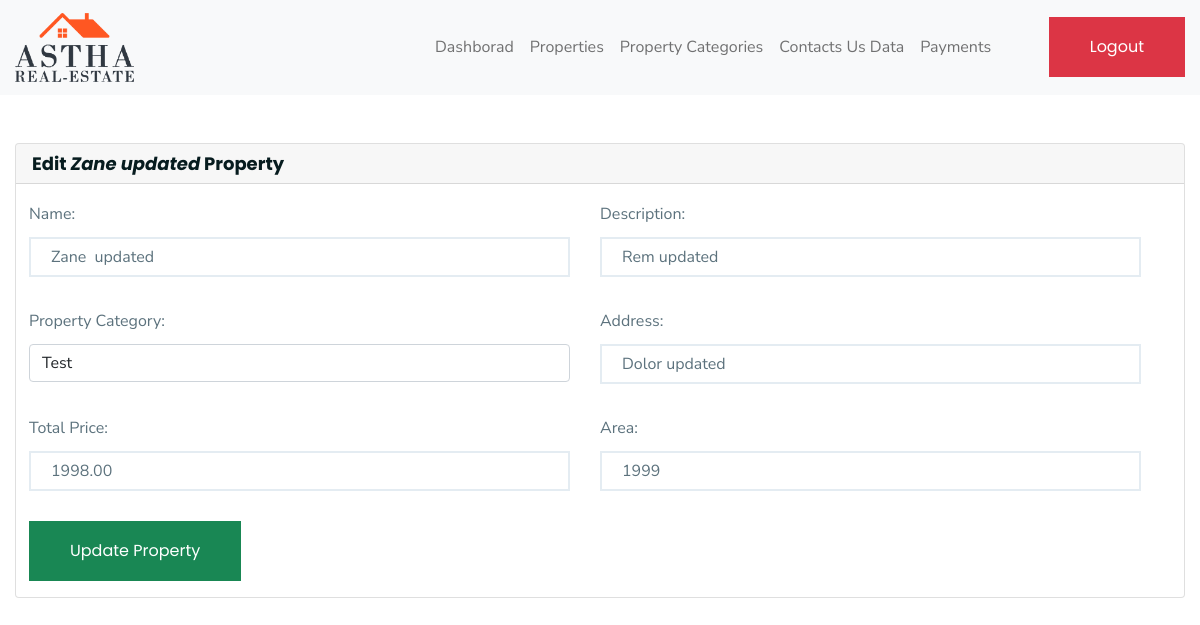
The app's page /admin/edit_property.php?id=9 (signed in) with its own data.
### tables this page shows
CREATE TABLE `properties` (
  `id` bigint UNSIGNED NOT NULL,
  `name` varchar(255) NOT NULL,
  `description` varchar(255) DEFAULT NULL,
  `categoryId` bigint UNSIGNED NOT NULL,
  `address` varchar(255) DEFAULT NULL,
  `googleMapAddress` varchar(255) DEFAULT NULL,
  `totalPrice` double(10,2) DEFAULT NULL,
  `area` double DEFAULT NULL,
  `date_created` datetime NOT NULL DEFAULT CURRENT_TIMESTAMP,
  `image_1` varchar(255) DEFAULT NULL,
  `image_2` varchar(255) DEFAULT NULL,
  `image_3` varchar(255) DEFAULT NULL,
  `image_4` varchar(255) DEFAULT NULL,
  `image_5` varchar(255) DEFAULT NULL
);

CREATE TABLE `categories` (
  `id` bigint UNSIGNED NOT NULL,
  `name` varchar(255) NOT NULL
);

### admin/edit_property.php (the view, shortened to what this page needs)
<?php require_once 'nav.php' ?>
<?php
$categories = [];
$sql = "SELECT * from categories";
$result = $conn->query($sql);
if ($result->num_rows > 0) {
    while ($obj = $result->fetch_object()) {
        array_push($categories, $obj);
    }
}
    $id = $_GET['id'];
    $name       = "";
    $description = "";
    $categoryId = "";
    $address    = "";
    $totalPrice = "";
    $area       = "";
    $sql = "SELECT * from properties where id='$id'";
    $result = $conn->query($sql);
    if($result->num_rows == 0) {
        $_SESSION['flash_message'] = "Could not able to find the property";
        $_SESSION['flash_message_level'] = "danger";
        header('Location: properties.php');
    } else {
        $property = $result->fetch_object();
        $name       = $property->name;
        $name       = $property->name;
        $categoryId = $property->categoryId;
        $address    = $property->address;
        $totalPrice = $property->totalPrice;
        $area       = $property->area;
        $description = $property->description;
    }
    ?>
<div class="container">
    <div class="card mt-5">
        <h5 class="card-header">Edit <i><?php echo $name?></i> Property</h5>
        <div class="card-body">
            <form action="edit_property_post.php" method="post">
                <div class="row">
                    <div class="row form-group">
                        <div class="col-md-6">
                            <label for="name" class="form-label">Name:</label>
                            <input required type="text" class="form-control h-60" name="name" id="name" value="<?php echo($name)?>">
                        </div>
                        <div class="col-md-6">
                            <label for="description" class="form-label">Description:</label>
                            <input required type="text" class="form-control h-60" name="description" id="description" value="<?php echo ($description) ?>">
                        </div>
                        <div class="col-md-6">
                            <label for="categoryId" class="form-label">Property Category:</label>
                            <select name="categoryId" id="categoryId" class="form-control" required>
                                <?php foreach ($categories as $category) {
                                        ?>
                                        <option value="<?php echo ($category->id); ?>" <?php if($category->id == $categoryId){ echo 'selected';} ?> ><?php echo ($category->name); ?></option>
                                    <?php
                                }
                                ?>
                            </select>
                        </div>
                        <div class="col-md-6">
                            <label for="address" class="form-label">Address:</label>
                            <input required type="text" class="form-control h-60" name="address" id="address" value="<?php echo ($address) ?>">
                        </div>
                        <div class="col-md-6">
                            <label for="totalPrice" class="form-label">Total Price:</label>
                            <input required type="number" class="form-control h-60" id="totalPrice" name="totalPrice" value="<?php echo ($totalPrice) ?>">
                        </div>
                        <div class="col-md-6">
                            <label for="area" class="form-label">Area:</label>
                            <input required type="number" class="form-control h-60" id="area" name="area" value="<?php echo ($area) ?>">
                        </div>
                        <div class="col-md-12">
                            <button class="btn btn-success" type="submit">
                                Update Property
                            </button>
                        </div>
                    </div>
                </div>
            </form>
        </div>
    </div>
</div>
<?php require_once 'footer.php' ?>

### asset/css/responsive.css (style rules this page uses)
@media (min-width: 1200px) { .container { max-width: 1200px; } }

### records on screen
properties: name "Zane updated", description "Rem updated", categoryId "Test", address "Dolor updated", totalPrice "1998.00", area "1999"
